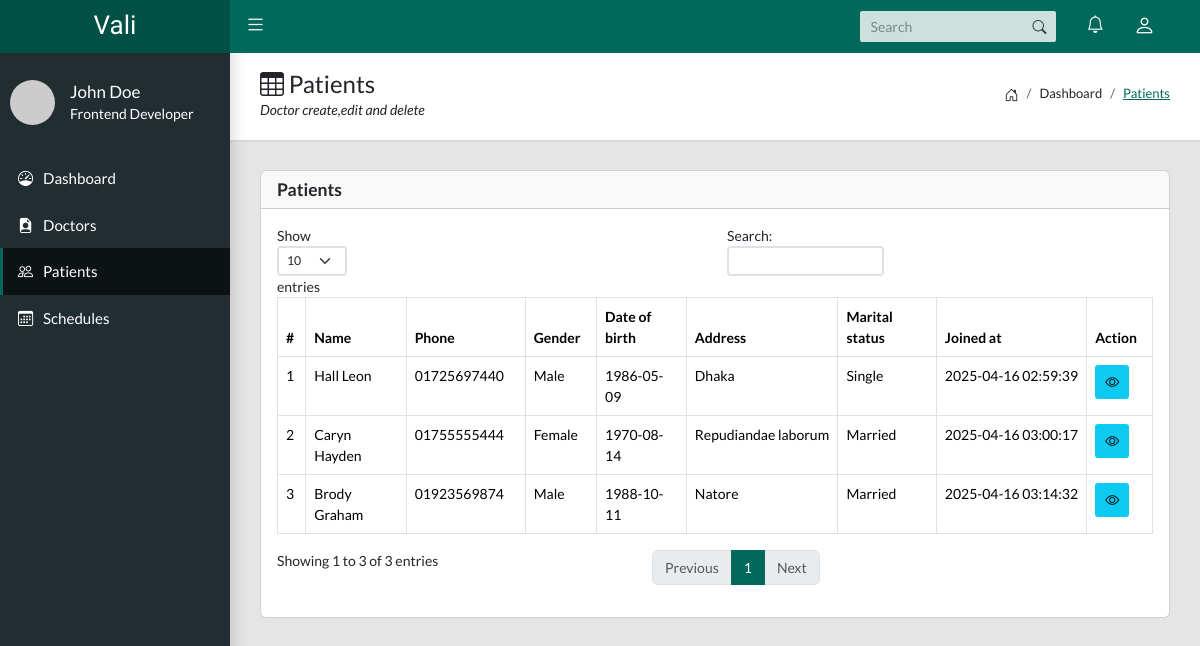
The page /admin/patient.php on the database as committed earlier.
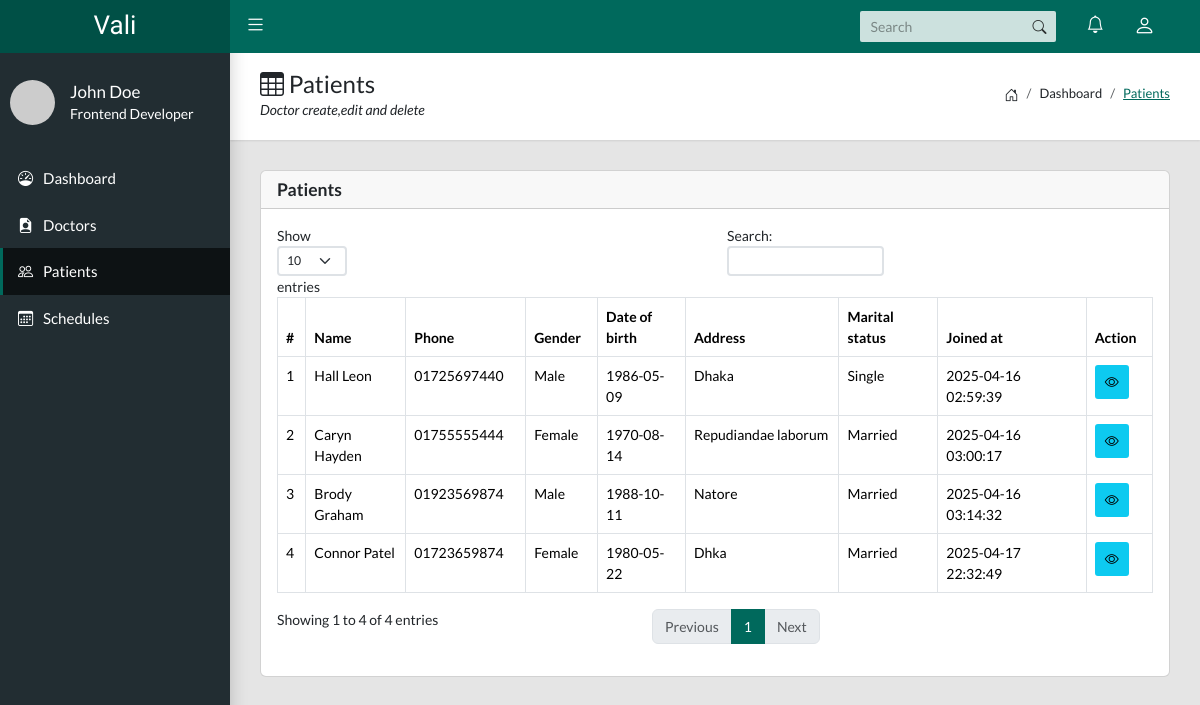
The same page on the database as committed later.
### tables this page shows
CREATE TABLE `patients` (
  `id` int NOT NULL,
  `user_id` int NOT NULL,
  `name` varchar(255) NOT NULL,
  `phone` varchar(15) NOT NULL,
  `address` text NOT NULL,
  `gender` varchar(255) NOT NULL,
  `dob` date NOT NULL,
  `marital_status` enum('Single','Married') NOT NULL,
  `created_at` timestamp NULL DEFAULT NULL
);

### admin/patient.php (the view, shortened to what this page needs)
<?php
include_once('layout/head.php');
?>
<body class="app sidebar-mini">
    <?php
    include_once('layout/header.php');
    ?>
    <?php
    include_once('layout/sidebar.php');
    ?>
    <main class="app-content">
        <div class="app-title">
            <div>
                <h1><i class="bi bi-table"></i> Patients</h1>
                <p>Doctor create,edit and delete</p>
            </div>
            <ul class="app-breadcrumb breadcrumb side">
                <li class="breadcrumb-item"><i class="bi bi-house-door fs-6"></i></li>
                <li class="breadcrumb-item">Dashboard</li>
                <li class="breadcrumb-item active"><a href="#">Patients</a></li>
            </ul>
        </div>
        <div class="row">
            <div class="col-md-12">
                <div class="card">
                    <div class="card-header">
                        <div class="row align-items-center">
                            <div class="col-md-6">
                                <h5 class="tile-title mb-0">Patients</h5>
                            </div>
                        </div>
                    </div>
                    <div class="card-body">
                        <div class="table-responsive">
                            <table class="table table-hover table-bordered" id="doctorTable">
                                <thead>
                                    <tr>
                                        <th>#</th>
                                        <th>Name</th>
                                        <th>Phone</th>
                                        <th>Gender</th>
                                        <th>Date of birth</th>
                                        <th>Address</th>
                                        <th>Marital status</th>
                                        <th>Joined at</th>
                                        <th>Action</th>
                                    </tr>
                                </thead>
                                <tbody>
                                    <?php
                                    $sql = "SELECT * FROM patients";
                                    $result = $conn->query($sql);
                                    if ($result->rowCount() > 0) {
                                        $rows = $result->fetchAll(PDO::FETCH_OBJ);
                                        foreach ($rows as $row) {
                                    ?>
                                            <tr>
                                                <td><?php echo $row->id; ?></td>
                                                <td><?php echo $row->name; ?></td>
                                                <td><?php echo $row->phone; ?></td>
                                                <td><?php echo $row->gender; ?></td>
                                                <td><?php echo $row->dob; ?></td>
                                                <td><?php echo $row->address; ?></td>
                                                <td><?php echo $row->marital_status; ?></td>
                                                <td><?php echo $row->created_at; ?></td>
                                                <td>
                                                    <a href="show-patient.php?id=<?php echo $row->id; ?>" class="btn btn-info btn-sm"><i class="bi bi-eye"></i></a>
                                                </td>
                                            </tr>
                                    <?php
                                        }
                                    }
                                    ?>
                                </tbody>
                            </table>
                        </div>
                    </div>
                </div>
            </div>
        </div>
    </main>
</body>
</html>

Rows that differ between the two databases and show on the page:
added patients: id "4", name "Connor Patel", phone "01723659874", gender "Female", dob "1980-05-22", address "Dhka", marital_status "Married", created_at "2025-04-17 22:32:49"
Other text that changed with them:
text written by a page script: "Show entries Search: Showing 1 to 3 of 3 entries Previous 1 Next" → "Show entries Search: Showing 1 to 4 of 4 entries Previous 1 Next"
